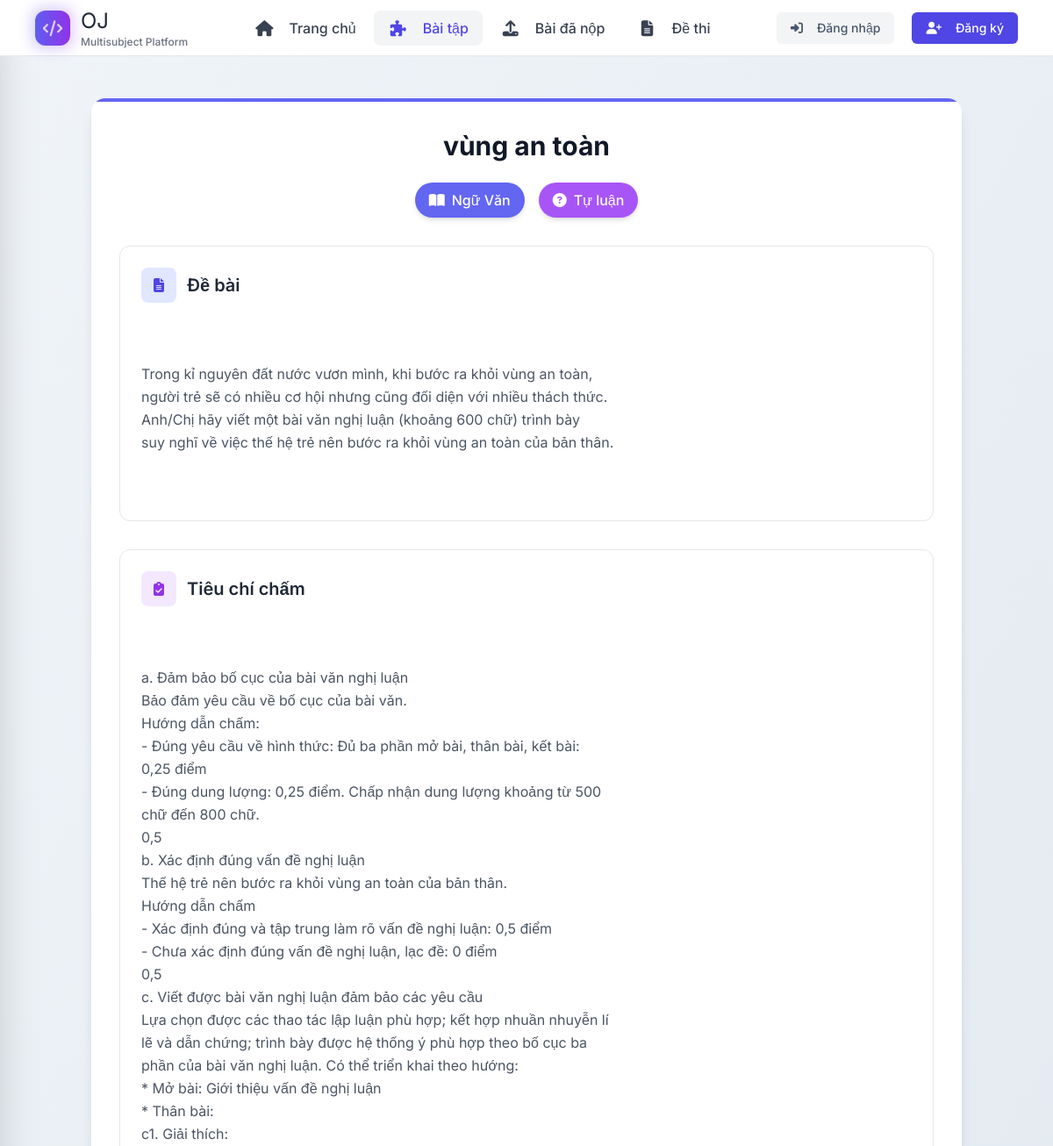
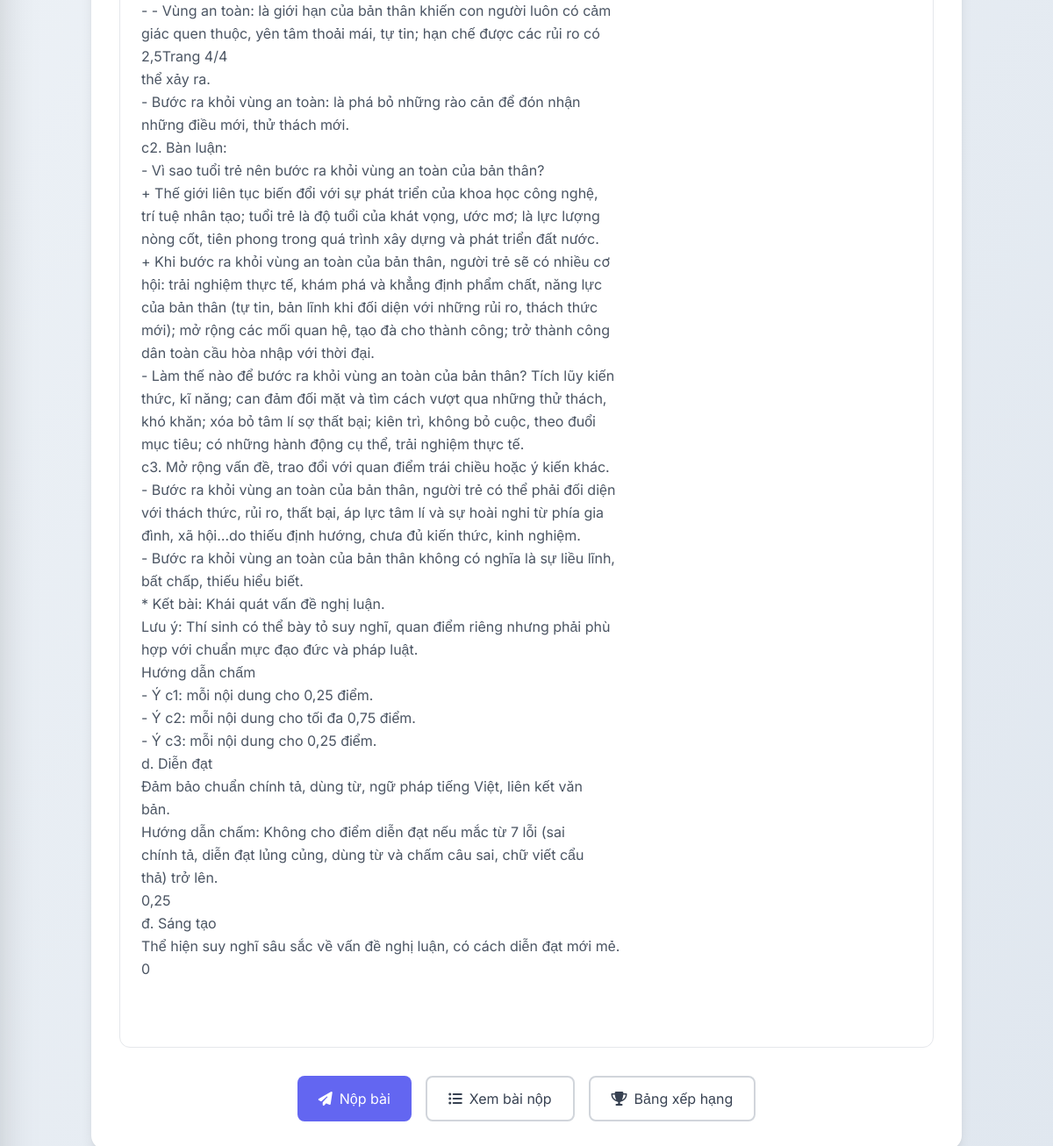
The page /problems/10/ on the database its author committed (2 pictures, top to bottom).
### problems/models.py (models this page shows, shortened)
class Problem(models.Model):
    title = models.CharField(max_length=200)
    description = models.TextField()
    subject = models.CharField(max_length=10, choices=SUBJECT_CHOICES)
    question_type = models.CharField(max_length=10, choices=QUESTION_TYPE, default='WRIT')
    difficulty = models.CharField(max_length=10, choices=DIFFICULTY_LEVELS)
    author = models.ForeignKey(User, on_delete=models.CASCADE, null=True)
    grading_criteria = models.TextField(null=True, blank=True, help_text="Tiêu chí chấm bài (dành cho AI)")
    created_at = models.DateTimeField(default=timezone.now)
    is_hidden = models.BooleanField(default=False)
    choice_a = models.CharField(max_length=255, null=True, blank=True)
    choice_b = models.CharField(max_length=255, null=True, blank=True)
    choice_c = models.CharField(max_length=255, null=True, blank=True)
    choice_d = models.CharField(max_length=255, null=True, blank=True)
    correct_answer = models.CharField(
        max_length=1,
        choices=[('A', 'A'), ('B', 'B'), ('C', 'C'), ('D', 'D')],
        null=True, blank=True,
        help_text="Chỉ áp dụng cho câu hỏi trắc nghiệm"
    )

### problems/views.py (the view)
# urls.py: path('<int:pk>/', views.problem_detail, name='problem_detail'),
def problem_detail(request, pk):
    problem = get_object_or_404(Problem, pk=pk)
    if problem.is_hidden:
        if not request.user.is_authenticated:
            return HttpResponseForbidden("Bạn không có quyền xem bài tập này.")
        if request.user != problem.author and not request.user.is_staff:
            return HttpResponseForbidden("Bạn không có quyền xem bài tập này.")
    return render(request, 'problems/problem_detail.html', {'problem': problem})

### problems/templates/problems/problem_detail.html (shortened to what this page needs)
{% extends 'base.html' %}
{% block content %}
<div class="max-w-5xl mx-auto px-4 py-8">
  <div class="relative bg-white rounded-2xl shadow-lg overflow-hidden">
    <div class="relative p-8 border-t-4 border-indigo-500">
      <h1 class="text-3xl font-bold text-gray-900 text-center mb-6">
        {{ problem.title }}
      </h1>
      <div class="flex flex-wrap justify-center gap-4 mb-8">
        <div class="inline-flex items-center px-4 py-2 rounded-full bg-indigo-500 text-white font-medium shadow-md">
          <i class="fas fa-book-open mr-2"></i>
          {{ problem.get_subject_display }}
        </div>
        <div class="inline-flex items-center px-4 py-2 rounded-full bg-purple-500 text-white font-medium shadow-md">
          <i class="fas fa-question-circle mr-2"></i>
          {{ problem.get_question_type_display }}
        </div>
      </div>
      {% if problem.description %}
      <div class="mb-8">
        <div class="bg-white rounded-xl border border-gray-200 p-6 hover:shadow-lg transition-all">
          <div class="flex items-center mb-4">
            <div class="w-10 h-10 bg-indigo-100 rounded-lg flex items-center justify-center mr-3">
              <i class="fas fa-file-alt text-indigo-600"></i>
            </div>
            <h2 class="text-xl font-semibold text-gray-800">Đề bài</h2>
          </div>
          <div class="text-gray-600 leading-relaxed whitespace-pre-wrap break-words overflow-x-auto">
            {{ problem.description|linebreaks }}
          </div>
        </div>
      </div>
      {% endif %}
      {% if problem.grading_criteria %}
      <div class="mb-8">
        <div class="bg-white rounded-xl border border-gray-200 p-6 hover:shadow-lg transition-all">
          <div class="flex items-center mb-4">
            <div class="w-10 h-10 bg-purple-100 rounded-lg flex items-center justify-center mr-3">
              <i class="fas fa-clipboard-check text-purple-600"></i>
            </div>
            <h2 class="text-xl font-semibold text-gray-800">Tiêu chí chấm</h2>
          </div>
          <div class="text-gray-600 leading-relaxed whitespace-pre-wrap break-words overflow-x-auto">
            {{ problem.grading_criteria|linebreaks }}
          </div>
        </div>
      </div>
      {% endif %}
      <div class="flex flex-col sm:flex-row gap-4 justify-center mt-8">
        <a href="{% url 'submit_solution' problem.id %}"
           class="flex items-center justify-center px-6 py-3 bg-indigo-500 text-white rounded-lg hover:bg-indigo-600 transition-all group">
          <i class="fas fa-paper-plane mr-2 group-hover:scale-110 transition-transform"></i>
          <span>Nộp bài</span>
        </a>
        <a href="{% url 'submissions_by_problem' problem.id %}"
           class="flex items-center justify-center px-6 py-3 border-2 border-gray-300 text-gray-700 rounded-lg hover:border-indigo-500 hover:text-indigo-500 hover:bg-indigo-50 transition-all group">
          <i class="fas fa-list-ul mr-2 group-hover:scale-110 transition-transform"></i>
          <span>Xem bài nộp</span>
        </a>
        <a href="{% url 'problem_ranking' problem.id %}"
           class="flex items-center justify-center px-6 py-3 border-2 border-gray-300 text-gray-700 rounded-lg hover:border-purple-500 hover:text-purple-500 hover:bg-purple-50 transition-all group">
          <i class="fas fa-trophy mr-2 group-hover:scale-110 transition-transform"></i>
          <span>Bảng xếp hạng</span>
        </a>
      </div>
    </div>
  </div>
</div>
{% endblock %}

### static/style.css (style rules this page uses)
:root { --primary-color: #4F46E5; --primary-hover: #4338CA; --secondary-color: #475569; --danger-color: #DC2626; --success-color: #059669; --light-color: #F3F4F6; --dark-color: #1F2937; --border-color: #E5E7EB; --bg-color: #FFFFFF; }
*, *::before, *::after { margin: 0; padding: 0; box-sizing: border-box; }
html { font-size: 16px; }
body { font-family: 'Inter', sans-serif; line-height: 1.5; color: var(--dark-color); background: linear-gradient(120deg, #f0f4f8 0%, #e0e7ef 100%); min-height: 100vh; }
h1, h2, h3, h4 { color: var(--dark-color); font-weight: 700; line-height: 1.2; margin-bottom: 1rem; }
h1 { font-size: 2rem; }
h2 { font-size: 1.5rem; }

### rows shown on the page
Problem: title "vùng an toàn", subject "Ngữ Văn", question_type "Tự luận", description "Trong kỉ nguyên đất nước vươn mình, khi bước ra khỏi vùng an toàn, người trẻ sẽ có nhiều cơ hội nhưng cũng đối diện với nhiều thách thức. Anh/Chị hãy viết một bài văn nghị luận (khoảng 600 chữ) trình bày suy nghĩ về việc thế hệ trẻ nên bước ra khỏi vùng an toàn của bản thân.", grading_criteria "a. Đảm bảo bố cục của bài văn nghị luận Bảo đảm yêu cầu về bố cục của bài văn. Hướng dẫn chấm: - Đúng yêu cầu về hình thức: Đủ ba phần mở bài, thân bài, kết bài: 0,25 điểm - Đúng dung lượng: 0,25 điểm. Chấp nhận dung lượng khoảng từ 500 chữ đến 800 chữ. 0,5 b. Xác định đúng vấn đề nghị luận Thế hệ trẻ nên bước ra khỏi vùng an toàn của bản thân. Hướng dẫn chấm - Xác định đúng và tập trung làm rõ vấn đề nghị luận: 0,5 điểm - Chưa xác định đúng vấn đề nghị luận, lạc đề: 0 điểm 0,5 c. Viết được bài văn nghị luận đảm bảo các yêu cầu Lựa chọn được các thao tác lập luận phù hợp; kết hợp nhuần nhuyễn lí lẽ và dẫn chứng; trình bày được hệ thống ý phù hợp theo bố cục ba phần của bài văn nghị luận. Có…"
